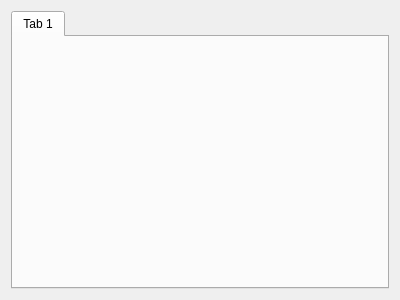
<?xml version="1.0" encoding="UTF-8"?>
<ui version="4.0">
 <class>UnitConverterWidget</class>
 <widget class="QWidget" name="UnitConverterWidget">
  <property name="geometry">
   <rect>
    <x>0</x>
    <y>0</y>
    <width>400</width>
    <height>300</height>
   </rect>
  </property>
  <property name="windowTitle">
   <string>Form</string>
  </property>
  <layout class="QGridLayout" name="gridLayout">
   <item row="0" column="0">
    <widget class="QTabWidget" name="tabWidget">
     <property name="currentIndex">
      <number>0</number>
     </property>
     <widget class="UnitConverterPage" name="tab">
      <attribute name="title">
       <string>Tab 1</string>
      </attribute>
      <layout class="QVBoxLayout" name="verticalLayout"/>
     </widget>
    </widget>
   </item>
  </layout>
 </widget>
 <customwidgets>
  <customwidget>
   <class>UnitConverterPage</class>
   <extends>QWidget</extends>
   <header location="global">unitconverterpage.h</header>
   <container>1</container>
  </customwidget>
 </customwidgets>
 <resources/>
 <connections/>
</ui>
